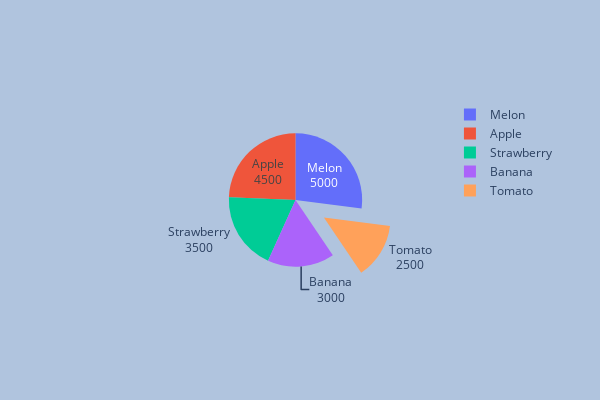

This figure's notebook cell:
### Markdown cell above
## Basic2 특정부분강조

### Code cell
from plotly.io import to_json
import plotly.graph_objects as go

labels = ['Apple', 'Banana', 'Tomato', 'Strawberry', 'Melon']
values = [4500, 3000, 2500, 3500, 5000]
pull = [0, 0, 0.5, 0, 0]

trace = go.Pie(labels=labels, values=values, textinfo='label+value', pull=pull)

fig = go.Figure(data=[trace])
fig.update_layout(
        width=600,
        height=400,
        margin_l=50,
        margin_r=50,
        margin_b=100,
        margin_t=100,
        # 백그라운드 칼라 지정, margin 잘 보이게 하기위함
        paper_bgcolor="LightSteelBlue",)

# 그래프를 JSON 문자열로 변환
graph_json = to_json(fig)
fig.show()

### Figure 1 — Plotly figure (JSON) as saved in the notebook; plotly's stock layout.template omitted (floating-point values rounded to 4 significant figures)
{"data": [{"labels": ["Apple", "Banana", "Tomato", "Strawberry", "Melon"], "pull": [0, 0, 0.5, 0, 0], "textinfo": "label+value", "type": "pie", "values": [4500, 3000, 2500, 3500, 5000]}], "layout": {"height": 400, "margin": {"b": 100, "l": 50, "r": 50, "t": 100}, "paper_bgcolor": "LightSteelBlue", "width": 600}}
